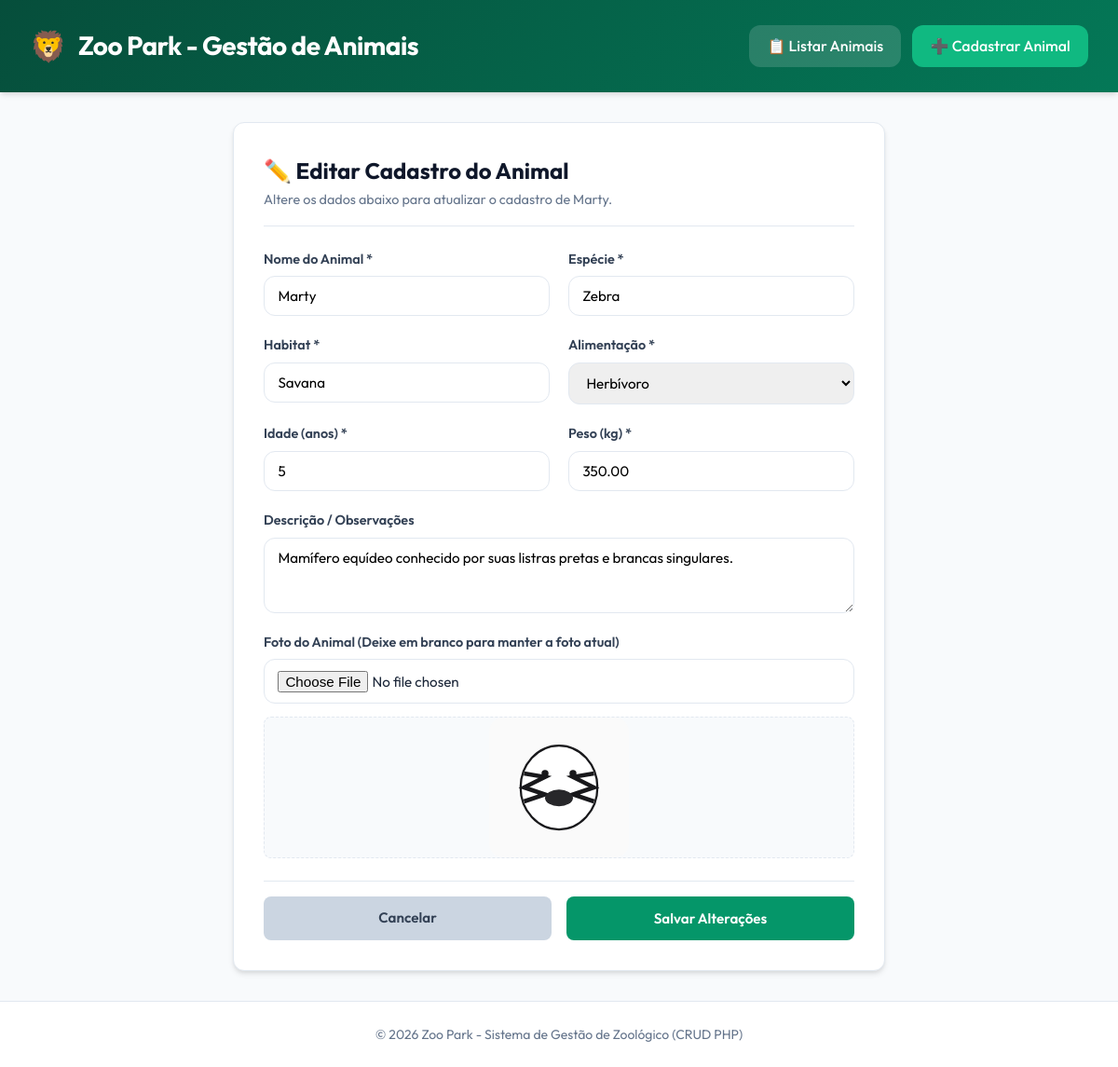
/editar.php?id=9, run on the app's committed database.
### tables this page shows
CREATE TABLE animais (
    id INT AUTO_INCREMENT PRIMARY KEY,
    nome VARCHAR(100) NOT NULL,
    especie VARCHAR(100) NOT NULL,
    descricao TEXT,
    habitat VARCHAR(100) NOT NULL,
    alimentacao VARCHAR(100) NOT NULL,
    idade INT NOT NULL,
    peso DECIMAL(8,2) NOT NULL,
    foto VARCHAR(255) NOT NULL,
    data_cadastro DATETIME DEFAULT CURRENT_TIMESTAMP
);

### editar.php (the view, shortened to what this page needs)
<?php
require_once 'config/conexao.php';
$id = isset($_GET['id']) ? (int)$_GET['id'] : 0;
$stmt = $conexao->prepare("SELECT * FROM animais WHERE id = ?");
$stmt->bind_param("i", $id);
$stmt->execute();
$result = $stmt->get_result();
$animal = $result->fetch_assoc();
$foto_path = "uploads/" . htmlspecialchars($animal['foto']);
?>
<!DOCTYPE html>
<html lang="pt-BR">
<head>
    <link rel="stylesheet" href="css/style.css">
</head>
<body>
    <header>
        <div class="header-container">
            <div class="logo-section">
                <span class="logo-icon">🦁</span>
                <h1>Zoo Park - Gestão de Animais</h1>
            </div>
            <nav>
                <a href="index.php" class="nav-btn">📋 Listar Animais</a>
                <a href="cadastrar.php" class="nav-btn primary">➕ Cadastrar Animal</a>
            </nav>
        </div>
    </header>
    <main>
        <div class="form-card">
            <div class="form-header">
                <h2>✏️ Editar Cadastro do Animal</h2>
                <p style="color: var(--text-muted); font-size: 0.9rem;">Altere os dados abaixo para atualizar o cadastro de <?= htmlspecialchars($animal['nome']) ?>.</p>
            </div>
            <form action="atualizar.php" method="POST" enctype="multipart/form-data">
                <div class="form-grid">
                    <div class="form-group">
                        <label for="nome">Nome do Animal *</label>
                        <input type="text" id="nome" name="nome" value="<?= htmlspecialchars($animal['nome']) ?>" required>
                    </div>
                    <div class="form-group">
                        <label for="especie">Espécie *</label>
                        <input type="text" id="especie" name="especie" value="<?= htmlspecialchars($animal['especie']) ?>" required>
                    </div>
                    <div class="form-group">
                        <label for="habitat">Habitat *</label>
                        <input type="text" id="habitat" name="habitat" value="<?= htmlspecialchars($animal['habitat']) ?>" required>
                    </div>
                    <div class="form-group">
                        <label for="alimentacao">Alimentação *</label>
                        <select id="alimentacao" name="alimentacao" required>
                            <?php
                            $opcoes = ['Carnívoro', 'Herbívoro', 'Onívoro', 'Frugívoro', 'Piscívoro', 'Insectívoro'];
                            foreach ($opcoes as $opcao):
                                $selected = ($animal['alimentacao'] == $opcao) ? 'selected' : '';
                            ?>
                                <option value="<?= $opcao ?>" <?= $selected ?>><?= $opcao ?></option>
                            <?php endforeach; ?>
                        </select>
                    </div>
                    <div class="form-group">
                        <label for="idade">Idade (anos) *</label>
                        <input type="number" id="idade" name="idade" min="0" max="150" value="<?= $animal['idade'] ?>" required>
                    </div>
                    <div class="form-group">
                        <label for="peso">Peso (kg) *</label>
                        <input type="number" id="peso" name="peso" step="0.01" min="0" value="<?= $animal['peso'] ?>" required>
                    </div>
                    <div class="form-group full-width">
                        <label for="descricao">Descrição / Observações</label>
                        <textarea id="descricao" name="descricao" rows="3"><?= htmlspecialchars($animal['descricao']) ?></textarea>
                    </div>
                    <div class="form-group full-width">
                        <label for="foto">Foto do Animal (Deixe em branco para manter a foto atual)</label>
                        <input type="file" id="foto" name="foto" accept="image/*" onchange="previewImage(this)">
                        <div class="image-preview-box" id="previewContainer">
                            <img id="imagePreview" src="<?= file_exists($foto_path) ? $foto_path : 'https://via.placeholder.com/300x200' ?>" alt="Foto do Animal">
                        </div>
                    </div>
                </div>
                <div class="form-actions">
                    <a href="index.php" class="btn btn-secondary">Cancelar</a>
                    <button type="submit" class="btn btn-primary">Salvar Alterações</button>
                </div>
            </form>
        </div>
    </main>
    <footer>
        <p>&copy; <?= date('Y') ?> Zoo Park - Sistema de Gestão de Zoológico (CRUD PHP)</p>
    </footer>
</body>
</html>

### css/style.css (style rules this page uses)
:root { --primary: #059669; --primary-hover: #047857; --primary-light: #ecfdf5; --secondary: #0284c7; --dark: #0f172a; --dark-muted: #334155; --light-bg: #f8fafc; --card-bg: #ffffff; --border: #e2e8f0; --text: #1e293b; --text-muted: #64748b; --danger: #ef4444; --danger-hover: #dc2626; --warning: #f59e0b; --radius: 12px; --shadow: 0 4px 6px -1px rgba(0, 0, 0, 0.1), 0 2px 4px -1px rgba(0, 0, 0, 0.06); --shadow-lg: 0 10px 15px -3px rgba(0, 0, 0, 0.1), 0 4px 6px -2px rgba(0, 0, 0, 0.05); }
* { margin: 0; padding: 0; box-sizing: border-box; font-family: 'Outfit', sans-serif; }
body { background-color: var(--light-bg); color: var(--text); line-height: 1.6; min-height: 100vh; display: flex; flex-direction: column; }
header { background: linear-gradient(135deg, #064e3b 0%, #047857 100%); color: white; padding: 1.5rem 2rem; box-shadow: var(--shadow); }
.header-container { max-width: 1200px; margin: 0 auto; display: flex; justify-content: space-between; align-items: center; flex-wrap: wrap; gap: 1rem; }
.logo-section { display: flex; align-items: center; gap: 0.75rem; }
.logo-section h1 { font-size: 1.75rem; font-weight: 700; letter-spacing: -0.5px; }
.logo-icon { font-size: 2rem; }
nav { display: flex; gap: 0.75rem; }
.nav-btn { display: inline-flex; align-items: center; gap: 0.5rem; padding: 0.6rem 1.2rem; background-color: rgba(255, 255, 255, 0.15); color: white; text-decoration: none; border-radius: var(--radius); font-weight: 500; transition: all 0.2s ease; }
.nav-btn.primary { background-color: #10b981; color: white; }
main { max-width: 1200px; margin: 2rem auto; padding: 0 1.5rem; flex: 1; width: 100%; }
.btn { flex: 1; display: inline-flex; align-items: center; justify-content: center; gap: 0.4rem; padding: 0.5rem 0.75rem; font-size: 0.85rem; font-weight: 600; border-radius: 8px; border: none; cursor: pointer; text-decoration: none; transition: background 0.2s; }
.form-card { background: var(--card-bg); border-radius: var(--radius); padding: 2rem; box-shadow: var(--shadow); max-width: 700px; margin: 0 auto; border: 1px solid var(--border); }
.form-header { margin-bottom: 1.5rem; padding-bottom: 1rem; border-bottom: 1px solid var(--border); }
.form-header h2 { font-size: 1.5rem; color: var(--dark); }
.form-grid { display: grid; grid-template-columns: 1fr 1fr; gap: 1.25rem; }
.form-group { display: flex; flex-direction: column; gap: 0.4rem; }
.form-group.full-width { grid-column: span 2; }
.form-group label { font-size: 0.9rem; font-weight: 600; color: var(--dark-muted); }
.form-group input, .form-group select, .form-group textarea { padding: 0.7rem 0.9rem; border: 1px solid var(--border); border-radius: var(--radius); font-size: 0.95rem; outline: none; transition: border-color 0.2s; }
.image-preview-box { width: 100%; max-height: 160px; border-radius: 8px; overflow: hidden; margin-top: 0.5rem; border: 1px dashed var(--border); display: flex; align-items: center; justify-content: center; background: #f8fafc; }
.image-preview-box img { max-height: 150px; max-width: 100%; object-fit: contain; }
.form-actions { display: flex; justify-content: flex-end; gap: 1rem; margin-top: 1.5rem; padding-top: 1rem; border-top: 1px solid var(--border); }
.btn-primary { background-color: var(--primary); color: white; padding: 0.7rem 1.5rem; font-size: 0.95rem; }
.btn-secondary { background-color: #cbd5e1; color: var(--dark-muted); padding: 0.7rem 1.5rem; font-size: 0.95rem; }
footer { text-align: center; padding: 1.5rem; background: white; border-top: 1px solid var(--border); color: var(--text-muted); font-size: 0.875rem; margin-top: auto; }

### data on the page
animais: nome "Marty", especie "Zebra", habitat "Savana", idade "5", peso "350.00", descricao "Mamífero equídeo conhecido por suas listras pretas e brancas singulares.", foto (picture)

### other printed values
form field alimentacao "Herbívoro"
